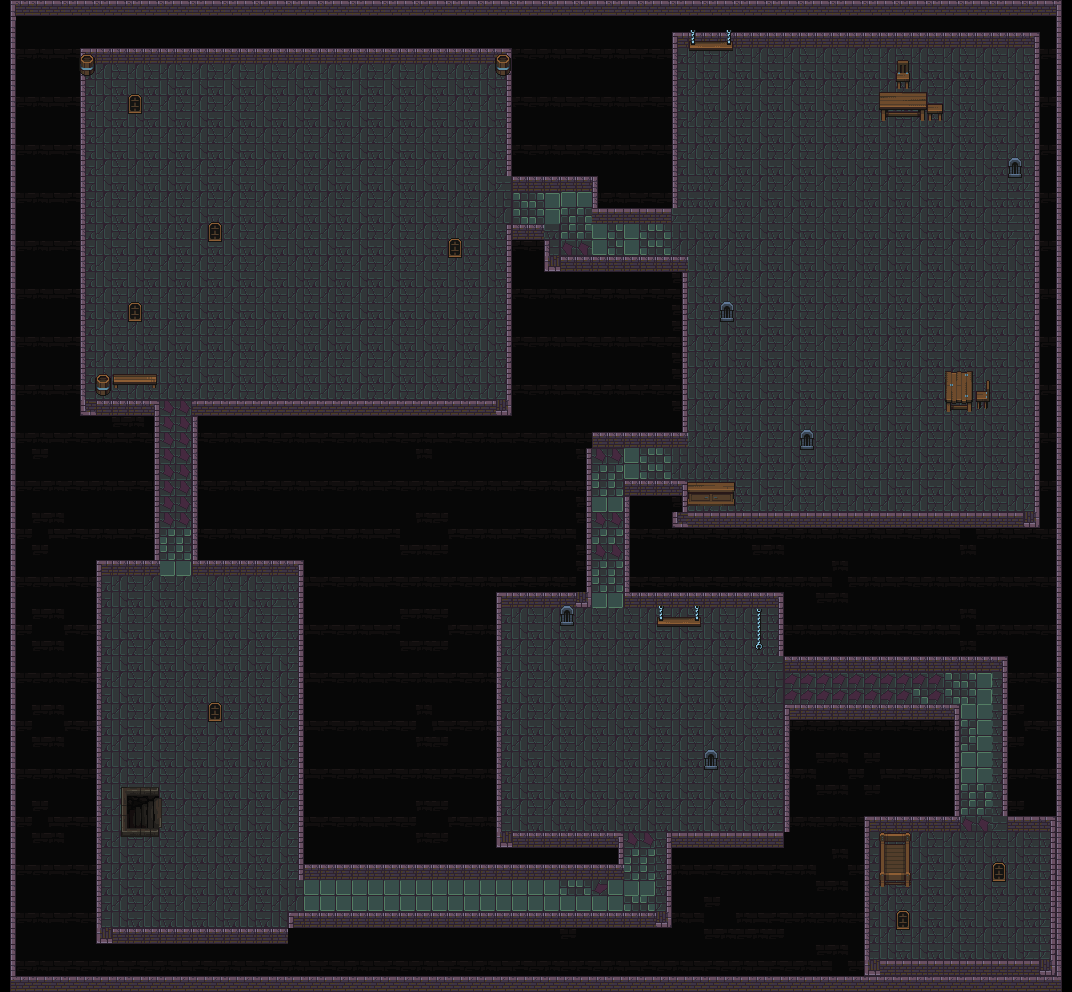

This game map was drawn from its Tiled (.tmx) file and the tilesets committed beside it. A one-line description and the trimmed map source follow:
An orthogonal 67x62 tile map with 16x16 px tiles, 4 tile layers (Suelo, Salas, Muros, Objetos), 4 tilesets and 11 objects (8x Slime, Escalera, Llave, Cofre).

<map version="1.10" tiledversion="1.10.2" orientation="orthogonal" renderorder="right-down" width="67" height="62" tilewidth="16" tileheight="16" infinite="0" nextlayerid="25" nextobjectid="74">
 <tileset firstgid="1" source="Tiles.tsx" />
 <tileset firstgid="626" source="Objetos.tsx" />
 <tileset firstgid="1251" source="mainlevbuild.tsx" />
 <tileset firstgid="3811" source="TilesMazmorraFinal.tsx" />
 <layer id="17" name="Suelo" width="67" height="62">
  <data>[4154 cells, 4154 non-empty, 48 distinct tile ids]</data>
 </layer>
 <layer id="18" name="Salas" width="67" height="62">
  <data>[4154 cells, 2037 non-empty, 10 distinct tile ids]</data>
 </layer>
 <layer id="24" name="Muros" width="67" height="62">
  <data>[4154 cells, 500 non-empty, 7 distinct tile ids]</data>
 </layer>
 <layer id="5" name="Objetos" width="67" height="62" offsetx="-1" offsety="-20">
  <data>[4154 cells, 99 non-empty, 69 distinct tile ids]</data>
 </layer>
 <objectgroup id="15" name="Escalera" class="Escalera" locked="1">
  <object id="22" name="Escalera" type="Escalera" x="127.417" y="792.667" width="31.5" height="35.1667" />
 </objectgroup>
 <objectgroup id="10" name="Llaves">
  <object id="11" name="Llave2" type="Llave" x="965.5" y="916" />
 </objectgroup>
 <objectgroup id="8" name="Enemigos">
  <object id="4" name="Enemigo1" type="Slime" x="759.667" y="197" />
  <object id="5" name="Enemigo2" type="Slime" x="838" y="338" />
  <object id="73" name="Enemigo2" type="Slime" x="650" y="725" />
  <object id="6" name="Enemigo4" type="Slime" x="187.909" y="150.455" />
  <object id="36" name="Enemigo7" type="Slime" x="313.091" y="322.273" width="16" height="14.4545" />
  <object id="35" name="Enemigo6" type="Slime" x="438" y="140" />
  <object id="33" name="Enemigo3" type="Slime" x="257" y="825" />
  <object id="34" name="Enemigo5" type="Slime" x="153" y="618" />
 </objectgroup>
 <objectgroup id="9" name="Cofres">
  <object id="32" name="Cofre1" type="Cofre" x="995.545" y="78.091" />
 </objectgroup>
 <objectgroup id="11" name="Colision" />
</map>
